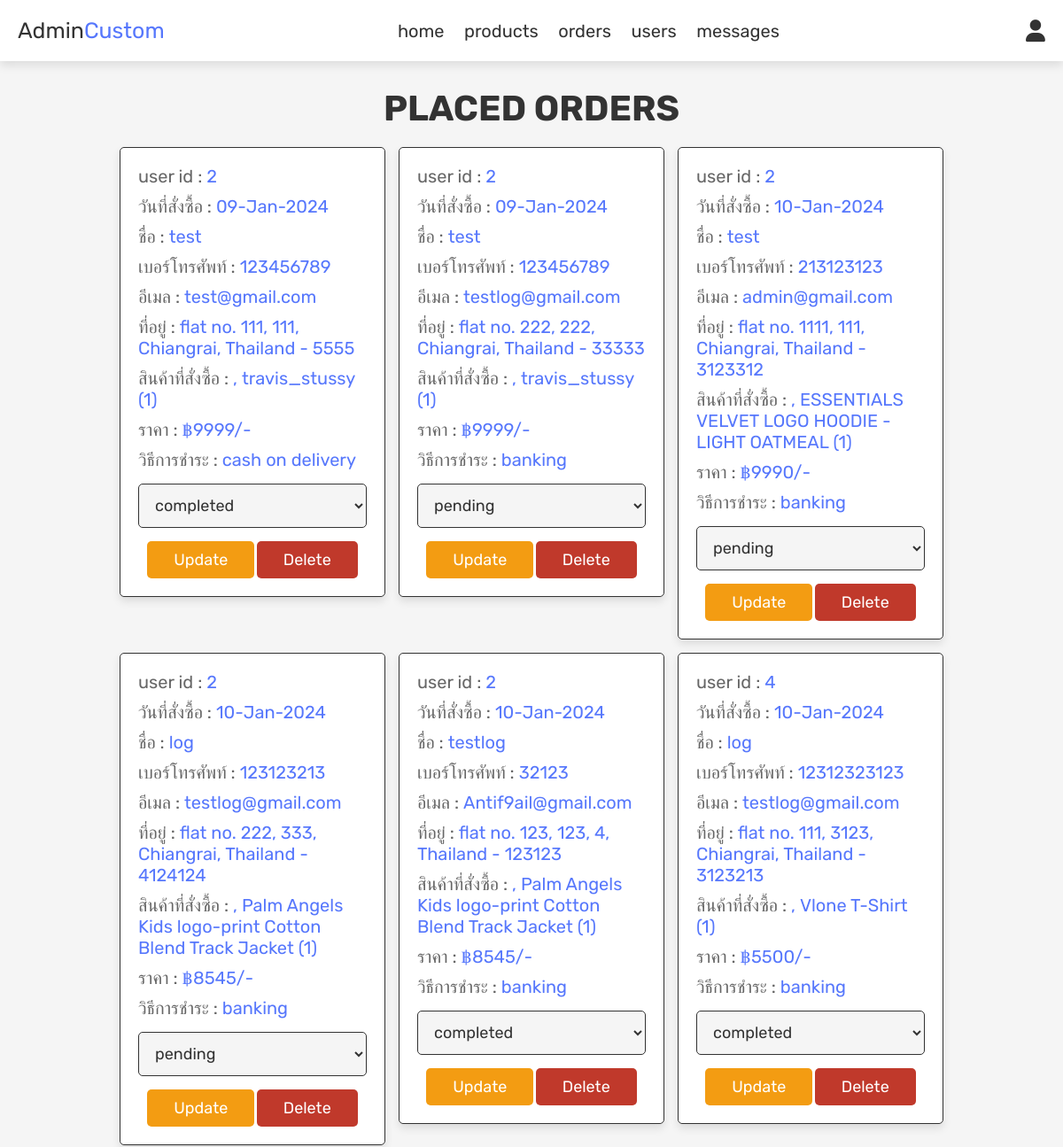
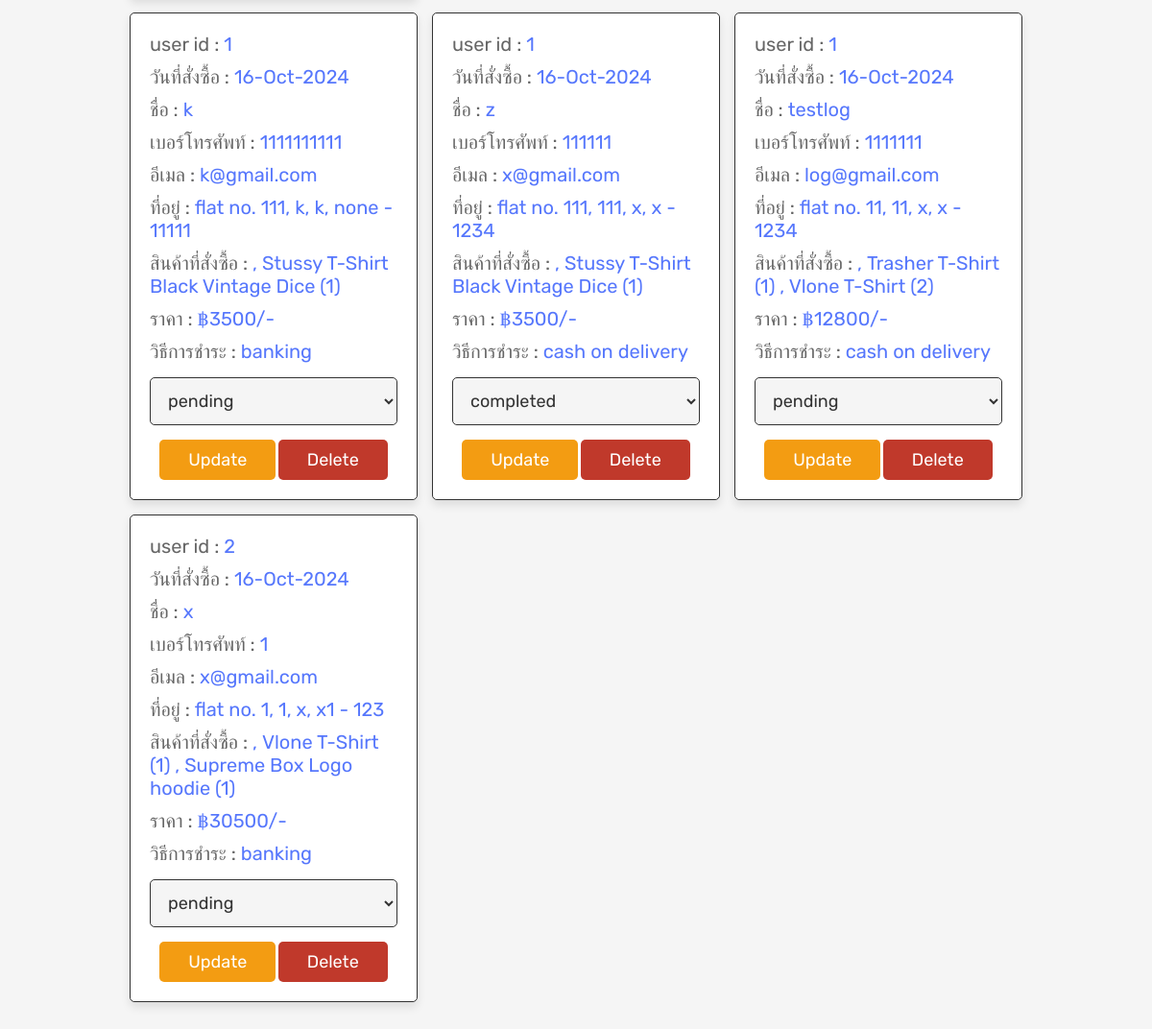
Page /admin_orders.php (signed in) on the committed database (2 pictures, top to bottom).
### tables this page shows
CREATE TABLE `orders` (
  `id` int(100) NOT NULL,
  `user_id` int(100) NOT NULL,
  `name` varchar(100) NOT NULL,
  `number` varchar(12) NOT NULL,
  `email` varchar(100) NOT NULL,
  `method` varchar(50) NOT NULL,
  `address` varchar(500) NOT NULL,
  `total_products` varchar(1000) NOT NULL,
  `total_price` int(100) NOT NULL,
  `placed_on` varchar(50) NOT NULL,
  `payment_status` varchar(20) NOT NULL DEFAULT 'pending'
);

### admin_orders.php (the view, shortened to what this page needs)
<?php
include 'config.php';
?>
<!DOCTYPE html>
<html lang="en">
<head>
   <link rel="stylesheet" href="https://cdnjs.cloudflare.com/ajax/libs/font-awesome/6.0.0/css/all.min.css">
   <link rel="stylesheet" href="css/admin_style.css">
</head>
<body>
<?php include 'admin_header.php'; ?>
<section class="orders">
   <h1 class="title">placed orders</h1>
   <div class="box-container">
      <?php
      $select_orders = mysqli_query($conn, "SELECT * FROM `orders`") or die('query failed');
      if(mysqli_num_rows($select_orders) > 0){
         while($fetch_orders = mysqli_fetch_assoc($select_orders)){
      ?>
      <div class="box">
         <p> user id : <span><?php echo $fetch_orders['user_id']; ?></span> </p>
         <p> วันที่สั่งซื้อ : <span><?php echo $fetch_orders['placed_on']; ?></span> </p>
         <p> ชื่อ : <span><?php echo $fetch_orders['name']; ?></span> </p>
         <p> เบอร์โทรศัพท์ : <span><?php echo $fetch_orders['number']; ?></span> </p>
         <p> อีเมล : <span><?php echo $fetch_orders['email']; ?></span> </p>
         <p> ที่อยู่ : <span><?php echo $fetch_orders['address']; ?></span> </p>
         <p> สินค้าที่สั่งซื้อ : <span><?php echo $fetch_orders['total_products']; ?></span> </p>
         <p> ราคา : <span>฿<?php echo $fetch_orders['total_price']; ?>/-</span> </p>
         <p> วิธีการชำระ : <span><?php echo $fetch_orders['method']; ?></span> </p>
         <form action="" method="post">
            <select name="update_payment">
               <option value="" selected disabled><?php echo $fetch_orders['payment_status']; ?></option>
            </select>
            <input type="submit" value="update" name="update_order" class="option-btn">
            <a href="admin_orders.php?delete=<?php echo $fetch_orders['id']; ?>" onclick="return confirm('delete this order?');" class="delete-btn">delete</a>
         </form>
      </div>
      <?php
         }
      }else{
         echo '<p class="empty">ยังไม่มีคำสั่งซื้อเข้ามา!</p>';
      }
      ?>
   </div>
</section>
</body>
</html>

### css/admin_style.css (style rules this page uses)
:root { --purple:#5677fc; --red:#c0392b; --orange:#f39c12; --black:#333; --white:#fff; --light-color:#666; --light-white:#ccc; --light-bg:#f5f5f5; --border:.1rem solid var(--black); --box-shadow:0 .5rem 1rem rgba(0,0,0,.1); }
* { font-family: 'Rubik', sans-serif; margin:0; padding:0; box-sizing: border-box; outline: none; border:none; text-decoration: none; transition:all .2s linear; }
html { font-size: 62.5%; overflow-x: hidden; }
body { background-color: var(--light-bg); }
section { padding:3rem 2rem; }
.title { text-align: center; margin-bottom: 2rem; text-transform: uppercase; color:var(--black); font-size: 4rem; }
.btn, .option-btn, .delete-btn, .white-btn { display: inline-block; margin-top: 1rem; padding:1rem 3rem; cursor: pointer; color:var(--white); font-size: 1.8rem; border-radius: .5rem; text-transform: capitalize; }
.option-btn { background-color: var(--orange); }
.delete-btn { background-color: var(--red); }
.orders .box-container { display: grid; grid-template-columns: repeat(auto-fit, 30rem); justify-content: center; gap:1.5rem; max-width: 1200px; margin:0 auto; align-items: flex-start; }
.orders .box-container .box { background-color: var(--white); padding:2rem; border:var(--border); box-shadow: var(--box-shadow); border-radius: .5rem; }
.orders .box-container .box p { padding-bottom: 1rem; font-size: 2rem; color:var(--light-color); }
.orders .box-container .box p span { color:var(--purple); }
.orders .box-container .box form { text-align: center; }
.orders .box-container .box form select { border-radius: .5rem; margin:.5rem 0; width: 100%; background-color: var(--light-bg); border:var(--border); padding:1.2rem 1.4rem; font-size: 1.8rem; color:var(--black); }

### rows in the picture
orders: user "2", placed_on "09-Jan-2024", name "test", number "123456789", email "test@gmail.com", address "flat no. 111, 111, Chiangrai, Thailand - 5555", total_products ", travis_stussy (1)", total_price "9999", method "cash on delivery", update_payment "completed"
orders: user "2", placed_on "09-Jan-2024", name "test", number "123456789", email "testlog@gmail.com", address "flat no. 222, 222, Chiangrai, Thailand - 33333", total_products ", travis_stussy (1)", total_price "9999", method "banking", update_payment "pending"
orders: user "2", placed_on "10-Jan-2024", name "test", number "213123123", email "admin@gmail.com", address "flat no. 1111, 111, Chiangrai, Thailand - 3123312", total_products ", ESSENTIALS VELVET LOGO HOODIE - LIGHT OATMEAL (1)", total_price "9990", method "banking", update_payment "pending"
orders: user "2", placed_on "10-Jan-2024", name "log", number "123123213", email "testlog@gmail.com", address "flat no. 222, 333, Chiangrai, Thailand - 4124124", total_products ", Palm Angels Kids logo-print Cotton Blend Track Jacket (1)", total_price "8545", method "banking", update_payment "pending"
orders: user "2", placed_on "10-Jan-2024", name "testlog", number "32123", email "Antif9ail@gmail.com", address "flat no. 123, 123, 4, Thailand - 123123", total_products ", Palm Angels Kids logo-print Cotton Blend Track Jacket (1)", total_price "8545", method "banking", update_payment "completed"
orders: user "4", placed_on "10-Jan-2024", name "log", number "12312323123", email "testlog@gmail.com", address "flat no. 111, 3123, Chiangrai, Thailand - 3123213", total_products ", Vlone T-Shirt (1)", total_price "5500", method "banking", update_payment "completed"
orders: user "1", placed_on "16-Oct-2024", name "k", number "1111111111", email "k@gmail.com", address "flat no. 111, k, k, none - 11111", total_products ", Stussy T-Shirt Black Vintage Dice (1)", total_price "3500", method "banking", update_payment "pending"
orders: user "1", placed_on "16-Oct-2024", name "z", number "111111", email "x@gmail.com", address "flat no. 111, 111, x, x - 1234", total_products ", Stussy T-Shirt Black Vintage Dice (1)", total_price "3500", method "cash on delivery", update_payment "completed"
orders: user "1", placed_on "16-Oct-2024", name "testlog", number "1111111", email "log@gmail.com", address "flat no. 11, 11, x, x - 1234", total_products ", Trasher T-Shirt (1) , Vlone T-Shirt (2)", total_price "12800", method "cash on delivery", update_payment "pending"
orders: user "2", placed_on "16-Oct-2024", name "x", number "1", email "x@gmail.com", address "flat no. 1, 1, x, x1 - 123", total_products ", Vlone T-Shirt (1) , Supreme Box Logo hoodie (1)", total_price "30500", method "banking", update_payment "pending"
